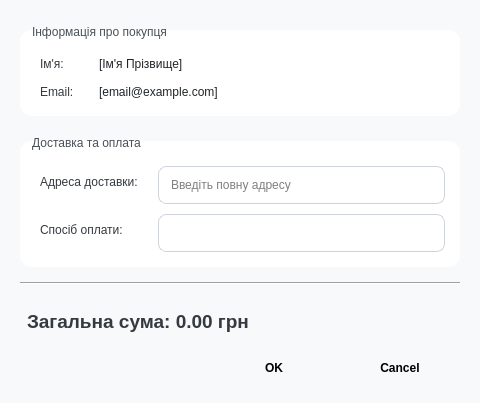
<?xml version="1.0" encoding="UTF-8"?>
<ui version="4.0">
 <class>CheckoutDialog</class>
 <widget class="QDialog" name="CheckoutDialog">
  <property name="geometry">
   <rect>
    <x>0</x>
    <y>0</y>
    <width>480</width> <!-- Трохи ширше -->
    <height>400</height> <!-- Трохи вище -->
   </rect>
  </property>
  <property name="windowTitle">
   <string>Оформлення замовлення</string>
  </property>
  <property name="styleSheet">
   <string notr="true">
QDialog#CheckoutDialog {
    background-color: #f8f9fa;
}

QGroupBox {
    border: none;
    margin-top: 10px;
    padding-top: 15px;
    background-color: #ffffff;
    border-radius: 12px; /* Збільшено заокруглення */
}

QGroupBox::title {
    subcontrol-origin: margin;
    subcontrol-position: top left;
    padding: 5px 10px;
    color: #495057;
    font-weight: bold;
}

QLabel {
    color: #343a40;
    padding: 2px;
}

QLabel#nameLabel, QLabel#emailLabel {
    font-weight: normal;
    color: #212529;
}

QLineEdit, QComboBox {
    padding: 8px 10px;
    border: 1px solid #ced4da;
    border-radius: 8px; /* Збільшено заокруглення */
    background-color: #ffffff;
    color: #000000; /* Змінено колір тексту на чорний */
    min-height: 20px;
}

QLineEdit:focus, QComboBox:focus {
    border-color: #adb5bd; /* Сірий колір рамки при фокусі */
    outline: 0;
    box-shadow: 0 0 0 0.2rem rgba(173, 181, 189, 0.25); /* Сіра тінь при фокусі */
}

QComboBox::drop-down {
    border: none;
}

QComboBox::down-arrow {
    width: 12px;
    height: 12px;
}

QLabel#totalAmountLabel {
    font-size: 14pt;
    font-weight: bold;
    color: #343a40; /* Темно-сірий колір замість синього */
    padding-top: 10px;
    padding-bottom: 5px;
}

QDialogButtonBox QPushButton {
    padding: 8px 20px;
    border-radius: 8px; /* Збільшено заокруглення */
    font-weight: bold;
    min-width: 80px;
}

QDialogButtonBox QPushButton[text="OK"] {
    background-color: #6c757d; /* Сірий фон */
    color: white;
    border: 1px solid #6c757d;
}
QDialogButtonBox QPushButton[text="OK"]:hover {
    background-color: #5a6268; /* Темніший сірий при наведенні */
    border-color: #545b62;
}
QDialogButtonBox QPushButton[text="OK"]:pressed {
    background-color: #495057; /* Ще темніший при натисканні */
    border-color: #454a4e;
}

QDialogButtonBox QPushButton[text="Cancel"] {
    background-color: #f8f9fa;
    color: #6c757d;
    border: 1px solid #ced4da;
}
QDialogButtonBox QPushButton[text="Cancel"]:hover {
    background-color: #e2e6ea;
    border-color: #dae0e5;
}
QDialogButtonBox QPushButton[text="Cancel"]:pressed {
    background-color: #d6dbe0;
    border-color: #cfd5db;
}

Line {
 background-color: #dee2e6;
 height: 1px;
}</string>
  </property>
  <layout class="QVBoxLayout" name="verticalLayout" stretch="0,0,1,0,0,0">
   <property name="spacing">
    <number>15</number> <!-- Збільшений відступ між елементами -->
   </property>
   <property name="leftMargin">
    <number>20</number> <!-- Збільшені відступи зліва/справа -->
   </property>
   <property name="topMargin">
    <number>20</number> <!-- Збільшені відступи зверху/знизу -->
   </property>
   <property name="rightMargin">
    <number>20</number>
   </property>
   <property name="bottomMargin">
    <number>20</number>
   </property>
   <item>
    <widget class="QGroupBox" name="customerInfoGroupBox">
     <property name="title">
      <string>Інформація про покупця</string>
     </property>
     <layout class="QFormLayout" name="formLayout">
      <property name="horizontalSpacing">
       <number>15</number> <!-- Збільшений горизонтальний відступ -->
      </property>
      <property name="verticalSpacing">
       <number>10</number> <!-- Збільшений вертикальний відступ -->
      </property>
      <property name="leftMargin">
       <number>15</number>
      </property>
      <property name="topMargin">
       <number>10</number>
      </property>
      <property name="rightMargin">
       <number>15</number>
      </property>
      <property name="bottomMargin">
       <number>15</number>
      </property>
      <item row="0" column="0">
       <widget class="QLabel" name="label">
        <property name="text">
         <string>Ім'я:</string>
        </property>
       </widget>
      </item>
      <item row="0" column="1">
       <widget class="QLabel" name="nameLabel">
        <property name="text">
         <string>[Ім'я Прізвище]</string>
        </property>
       </widget>
      </item>
      <item row="1" column="0">
       <widget class="QLabel" name="label_2">
        <property name="text">
         <string>Email:</string>
        </property>
       </widget>
      </item>
      <item row="1" column="1">
       <widget class="QLabel" name="emailLabel">
        <property name="text">
         <string>[email@example.com]</string>
        </property>
       </widget>
      </item>
     </layout>
    </widget>
   </item>
   <item>
    <widget class="QGroupBox" name="shippingGroupBox">
     <property name="title">
      <string>Доставка та оплата</string>
     </property>
     <layout class="QFormLayout" name="formLayout_2">
      <property name="horizontalSpacing">
       <number>15</number>
      </property>
      <property name="verticalSpacing">
       <number>10</number>
      </property>
      <property name="leftMargin">
       <number>15</number>
      </property>
      <property name="topMargin">
       <number>10</number>
      </property>
      <property name="rightMargin">
       <number>15</number>
      </property>
      <property name="bottomMargin">
       <number>15</number>
      </property>
      <item row="0" column="0">
       <widget class="QLabel" name="label_3">
        <property name="text">
         <string>Адреса доставки:</string>
        </property>
       </widget>
      </item>
      <item row="0" column="1">
       <widget class="QLineEdit" name="addressLineEdit">
        <property name="placeholderText">
         <string>Введіть повну адресу</string>
        </property>
       </widget>
      </item>
      <item row="1" column="0">
       <widget class="QLabel" name="label_4">
        <property name="text">
         <string>Спосіб оплати:</string>
        </property>
       </widget>
      </item>
      <item row="1" column="1">
       <widget class="QComboBox" name="paymentMethodComboBox"/>
      </item>
     </layout>
    </widget>
   </item>
   <item>
    <spacer name="verticalSpacer">
     <property name="orientation">
      <enum>Qt::Vertical</enum>
     </property>
     <property name="sizeHint" stdset="0">
      <size>
       <width>20</width>
       <height>20</height> <!-- Зменшений спейсер -->
      </size>
     </property>
    </spacer>
   </item>
   <item>
    <widget class="Line" name="line">
     <property name="orientation">
      <enum>Qt::Horizontal</enum>
     </property>
    </widget>
   </item>
   <item>
    <layout class="QHBoxLayout" name="horizontalLayout_2">
     <property name="spacing">
      <number>10</number>
     </property>
     <item>
      <widget class="QLabel" name="totalAmountLabel">
       <property name="text">
        <string>Загальна сума: 0.00 грн</string>
       </property>
       <property name="alignment">
        <set>Qt::AlignLeading|Qt::AlignLeft|Qt::AlignVCenter</set>
       </property>
      </widget>
     </item>
     <item>
      <spacer name="horizontalSpacer">
       <property name="orientation">
        <enum>Qt::Horizontal</enum>
       </property>
       <property name="sizeHint" stdset="0">
        <size>
         <width>40</width>
         <height>20</height>
        </size>
       </property>
      </spacer>
     </item>
    </layout>
   </item>
   <item>
    <widget class="QDialogButtonBox" name="buttonBox">
     <property name="standardButtons">
      <set>QDialogButtonBox::Cancel|QDialogButtonBox::Ok</set>
     </property>
     <property name="centerButtons">
      <bool>false</bool>
     </property>
    </widget>
   </item>
  </layout>
 </widget>
 <tabstops>
  <tabstop>addressLineEdit</tabstop>
  <tabstop>paymentMethodComboBox</tabstop>
  <tabstop>buttonBox</tabstop>
 </tabstops>
 <resources/>
 <connections>
  <connection>
   <sender>buttonBox</sender>
   <signal>accepted()</signal>
   <receiver>CheckoutDialog</receiver>
   <slot>accept()</slot>
   <hints>
    <hint type="sourcelabel">
     <x>248</x>
     <y>254</y>
    </hint>
    <hint type="destinationlabel">
     <x>157</x>
     <y>274</y>
    </hint>
   </hints>
  </connection>
  <connection>
   <sender>buttonBox</sender>
   <signal>rejected()</signal>
   <receiver>CheckoutDialog</receiver>
   <slot>reject()</slot>
   <hints>
    <hint type="sourcelabel">
     <x>316</x>
     <y>260</y>
    </hint>
    <hint type="destinationlabel">
     <x>286</x>
     <y>274</y>
    </hint>
   </hints>
  </connection>
 </connections>
</ui>
